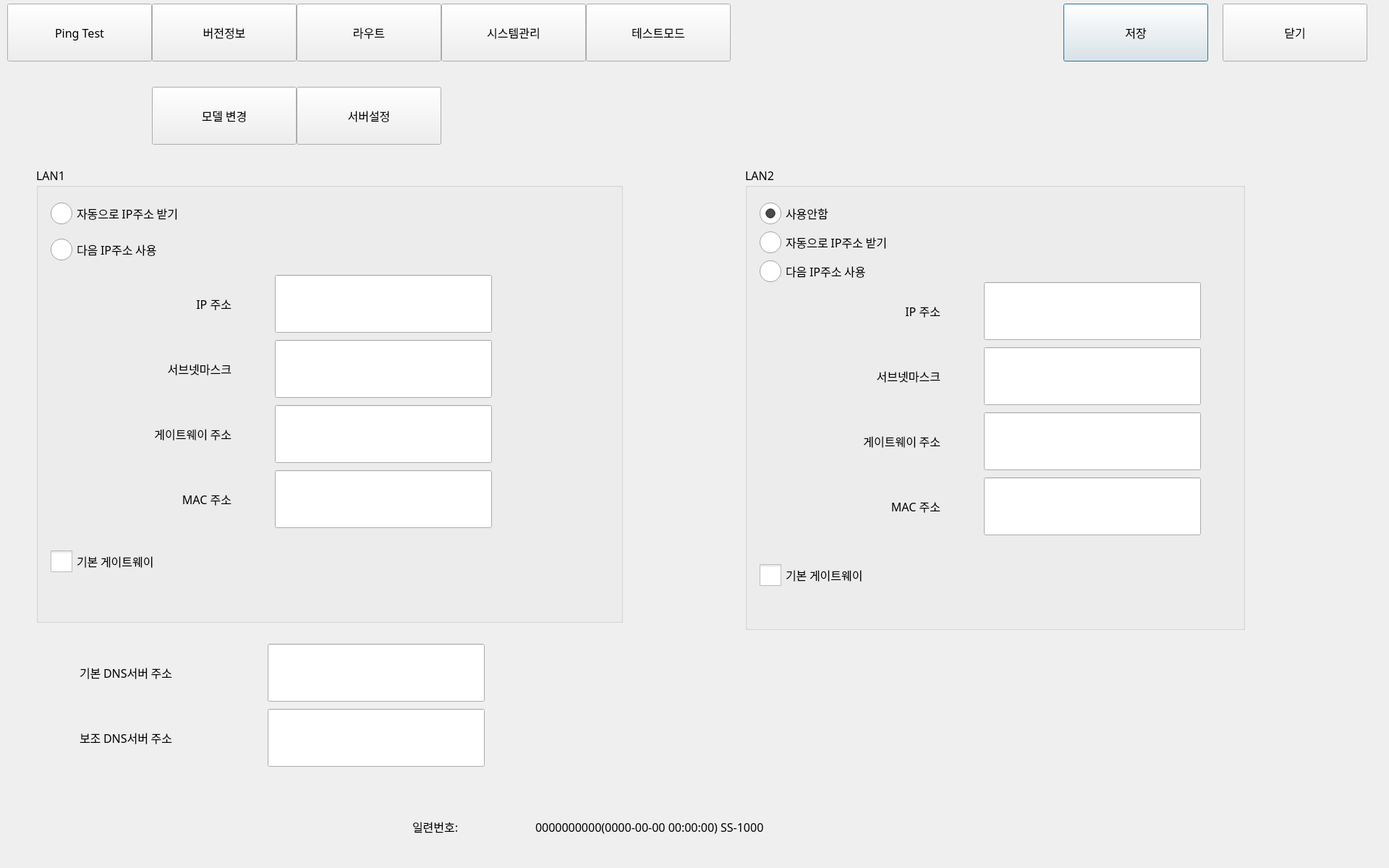
<?xml version="1.0" encoding="UTF-8"?>
<ui version="4.0">
 <class>CNetworkSetup</class>
 <widget class="QDialog" name="CNetworkSetup">
  <property name="geometry">
   <rect>
    <x>0</x>
    <y>0</y>
    <width>1920</width>
    <height>1200</height>
   </rect>
  </property>
  <property name="font">
   <font>
    <pointsize>12</pointsize>
   </font>
  </property>
  <property name="windowTitle">
   <string>Dialog</string>
  </property>
  <property name="styleSheet">
   <string notr="true">QCheckBox::indicator {
     width: 30px;
     height: 30px;
}

QCheckBox::indicator:checked
{
	image: url(:images/checkbox_checked.png);
}
QCheckBox::indicator:unchecked
{
	image: url(:images/checkbox_normal.png);
}

QRadioButton::indicator {
     width: 30px;
     height: 30px;
}

QRadioButton::indicator:checked
{
	image: url(:images/radiobutton_checked.png);
}
QRadioButton::indicator:unchecked
{
	image: url(:images/radiobutton_normal.png);
}
</string>
  </property>
  <widget class="QGroupBox" name="groupBox">
   <property name="geometry">
    <rect>
     <x>50</x>
     <y>230</y>
     <width>811</width>
     <height>631</height>
    </rect>
   </property>
   <property name="font">
    <font>
     <family>나눔고딕코딩</family>
     <pointsize>12</pointsize>
    </font>
   </property>
   <property name="title">
    <string>LAN1</string>
   </property>
   <widget class="QRadioButton" name="lan1Dhcp">
    <property name="geometry">
     <rect>
      <x>20</x>
      <y>40</y>
      <width>300</width>
      <height>50</height>
     </rect>
    </property>
    <property name="font">
     <font>
      <family>나눔고딕코딩</family>
      <pointsize>12</pointsize>
     </font>
    </property>
    <property name="text">
     <string>자동으로 IP주소 받기</string>
    </property>
    <attribute name="buttonGroup">
     <string notr="true">lan1ButtonGroup</string>
    </attribute>
   </widget>
   <widget class="QRadioButton" name="lan1Static">
    <property name="geometry">
     <rect>
      <x>20</x>
      <y>90</y>
      <width>300</width>
      <height>50</height>
     </rect>
    </property>
    <property name="font">
     <font>
      <family>나눔고딕코딩</family>
      <pointsize>12</pointsize>
     </font>
    </property>
    <property name="text">
     <string>다음 IP주소 사용</string>
    </property>
    <attribute name="buttonGroup">
     <string notr="true">lan1ButtonGroup</string>
    </attribute>
   </widget>
   <widget class="IpEdit" name="lan1IP">
    <property name="geometry">
     <rect>
      <x>330</x>
      <y>150</y>
      <width>300</width>
      <height>80</height>
     </rect>
    </property>
    <property name="font">
     <font>
      <family>나눔고딕코딩</family>
      <pointsize>14</pointsize>
     </font>
    </property>
    <property name="alignment">
     <set>Qt::AlignCenter</set>
    </property>
   </widget>
   <widget class="QLabel" name="label_3">
    <property name="geometry">
     <rect>
      <x>70</x>
      <y>150</y>
      <width>200</width>
      <height>80</height>
     </rect>
    </property>
    <property name="font">
     <font>
      <family>나눔고딕코딩</family>
      <pointsize>12</pointsize>
     </font>
    </property>
    <property name="text">
     <string>IP 주소</string>
    </property>
    <property name="alignment">
     <set>Qt::AlignRight|Qt::AlignTrailing|Qt::AlignVCenter</set>
    </property>
   </widget>
   <widget class="IpEdit" name="lan1Subnetmask">
    <property name="geometry">
     <rect>
      <x>330</x>
      <y>240</y>
      <width>300</width>
      <height>80</height>
     </rect>
    </property>
    <property name="font">
     <font>
      <family>나눔고딕코딩</family>
      <pointsize>14</pointsize>
     </font>
    </property>
    <property name="alignment">
     <set>Qt::AlignCenter</set>
    </property>
   </widget>
   <widget class="QLabel" name="label_4">
    <property name="geometry">
     <rect>
      <x>70</x>
      <y>240</y>
      <width>200</width>
      <height>80</height>
     </rect>
    </property>
    <property name="font">
     <font>
      <family>나눔고딕코딩</family>
      <pointsize>12</pointsize>
     </font>
    </property>
    <property name="text">
     <string>서브넷마스크</string>
    </property>
    <property name="alignment">
     <set>Qt::AlignRight|Qt::AlignTrailing|Qt::AlignVCenter</set>
    </property>
   </widget>
   <widget class="QLineEdit" name="lan1Mac">
    <property name="geometry">
     <rect>
      <x>330</x>
      <y>420</y>
      <width>300</width>
      <height>80</height>
     </rect>
    </property>
    <property name="font">
     <font>
      <family>나눔고딕코딩</family>
      <pointsize>14</pointsize>
     </font>
    </property>
    <property name="alignment">
     <set>Qt::AlignCenter</set>
    </property>
    <property name="readOnly">
     <bool>true</bool>
    </property>
   </widget>
   <widget class="QLabel" name="label_5">
    <property name="geometry">
     <rect>
      <x>70</x>
      <y>420</y>
      <width>200</width>
      <height>80</height>
     </rect>
    </property>
    <property name="font">
     <font>
      <family>나눔고딕코딩</family>
      <pointsize>12</pointsize>
     </font>
    </property>
    <property name="text">
     <string>MAC 주소</string>
    </property>
    <property name="alignment">
     <set>Qt::AlignRight|Qt::AlignTrailing|Qt::AlignVCenter</set>
    </property>
   </widget>
   <widget class="QLabel" name="label_6">
    <property name="geometry">
     <rect>
      <x>70</x>
      <y>330</y>
      <width>200</width>
      <height>80</height>
     </rect>
    </property>
    <property name="font">
     <font>
      <family>나눔고딕코딩</family>
      <pointsize>12</pointsize>
     </font>
    </property>
    <property name="text">
     <string>게이트웨이 주소</string>
    </property>
    <property name="alignment">
     <set>Qt::AlignRight|Qt::AlignTrailing|Qt::AlignVCenter</set>
    </property>
   </widget>
   <widget class="IpEdit" name="lan1Gateway">
    <property name="geometry">
     <rect>
      <x>330</x>
      <y>330</y>
      <width>300</width>
      <height>80</height>
     </rect>
    </property>
    <property name="font">
     <font>
      <family>나눔고딕코딩</family>
      <pointsize>14</pointsize>
     </font>
    </property>
    <property name="alignment">
     <set>Qt::AlignCenter</set>
    </property>
   </widget>
   <widget class="QCheckBox" name="lan1DefaultGateway">
    <property name="geometry">
     <rect>
      <x>20</x>
      <y>521</y>
      <width>201</width>
      <height>50</height>
     </rect>
    </property>
    <property name="font">
     <font>
      <family>나눔고딕코딩</family>
      <pointsize>12</pointsize>
     </font>
    </property>
    <property name="text">
     <string>기본 게이트웨이</string>
    </property>
   </widget>
  </widget>
  <widget class="QGroupBox" name="groupBox_2">
   <property name="geometry">
    <rect>
     <x>1030</x>
     <y>230</y>
     <width>691</width>
     <height>641</height>
    </rect>
   </property>
   <property name="font">
    <font>
     <family>나눔고딕코딩</family>
     <pointsize>12</pointsize>
    </font>
   </property>
   <property name="title">
    <string>LAN2</string>
   </property>
   <widget class="QRadioButton" name="lan2Dhcp">
    <property name="geometry">
     <rect>
      <x>20</x>
      <y>80</y>
      <width>300</width>
      <height>50</height>
     </rect>
    </property>
    <property name="font">
     <font>
      <family>나눔고딕코딩</family>
      <pointsize>12</pointsize>
     </font>
    </property>
    <property name="text">
     <string>자동으로 IP주소 받기</string>
    </property>
    <attribute name="buttonGroup">
     <string notr="true">lan2ButtonGroup</string>
    </attribute>
   </widget>
   <widget class="QRadioButton" name="lan2Static">
    <property name="geometry">
     <rect>
      <x>20</x>
      <y>120</y>
      <width>300</width>
      <height>50</height>
     </rect>
    </property>
    <property name="font">
     <font>
      <family>나눔고딕코딩</family>
      <pointsize>12</pointsize>
     </font>
    </property>
    <property name="text">
     <string>다음 IP주소 사용</string>
    </property>
    <attribute name="buttonGroup">
     <string notr="true">lan2ButtonGroup</string>
    </attribute>
   </widget>
   <widget class="IpEdit" name="lan2IP">
    <property name="geometry">
     <rect>
      <x>330</x>
      <y>160</y>
      <width>300</width>
      <height>80</height>
     </rect>
    </property>
    <property name="font">
     <font>
      <family>나눔고딕코딩</family>
      <pointsize>14</pointsize>
     </font>
    </property>
    <property name="alignment">
     <set>Qt::AlignCenter</set>
    </property>
   </widget>
   <widget class="QLabel" name="label_7">
    <property name="geometry">
     <rect>
      <x>70</x>
      <y>160</y>
      <width>200</width>
      <height>80</height>
     </rect>
    </property>
    <property name="font">
     <font>
      <family>나눔고딕코딩</family>
      <pointsize>12</pointsize>
     </font>
    </property>
    <property name="text">
     <string>IP 주소</string>
    </property>
    <property name="alignment">
     <set>Qt::AlignRight|Qt::AlignTrailing|Qt::AlignVCenter</set>
    </property>
   </widget>
   <widget class="IpEdit" name="lan2Subnetmask">
    <property name="geometry">
     <rect>
      <x>330</x>
      <y>250</y>
      <width>300</width>
      <height>80</height>
     </rect>
    </property>
    <property name="font">
     <font>
      <family>나눔고딕코딩</family>
      <pointsize>14</pointsize>
     </font>
    </property>
    <property name="alignment">
     <set>Qt::AlignCenter</set>
    </property>
   </widget>
   <widget class="QLabel" name="label_8">
    <property name="geometry">
     <rect>
      <x>70</x>
      <y>250</y>
      <width>200</width>
      <height>80</height>
     </rect>
    </property>
    <property name="font">
     <font>
      <family>나눔고딕코딩</family>
      <pointsize>12</pointsize>
     </font>
    </property>
    <property name="text">
     <string>서브넷마스크</string>
    </property>
    <property name="alignment">
     <set>Qt::AlignRight|Qt::AlignTrailing|Qt::AlignVCenter</set>
    </property>
   </widget>
   <widget class="QLineEdit" name="lan2Mac">
    <property name="geometry">
     <rect>
      <x>330</x>
      <y>430</y>
      <width>300</width>
      <height>80</height>
     </rect>
    </property>
    <property name="font">
     <font>
      <family>나눔고딕코딩</family>
      <pointsize>14</pointsize>
     </font>
    </property>
    <property name="alignment">
     <set>Qt::AlignCenter</set>
    </property>
    <property name="readOnly">
     <bool>true</bool>
    </property>
   </widget>
   <widget class="QLabel" name="label_9">
    <property name="geometry">
     <rect>
      <x>70</x>
      <y>430</y>
      <width>200</width>
      <height>80</height>
     </rect>
    </property>
    <property name="font">
     <font>
      <family>나눔고딕코딩</family>
      <pointsize>12</pointsize>
     </font>
    </property>
    <property name="text">
     <string>MAC 주소</string>
    </property>
    <property name="alignment">
     <set>Qt::AlignRight|Qt::AlignTrailing|Qt::AlignVCenter</set>
    </property>
   </widget>
   <widget class="QLabel" name="label_10">
    <property name="geometry">
     <rect>
      <x>70</x>
      <y>340</y>
      <width>200</width>
      <height>80</height>
     </rect>
    </property>
    <property name="font">
     <font>
      <family>나눔고딕코딩</family>
      <pointsize>12</pointsize>
     </font>
    </property>
    <property name="text">
     <string>게이트웨이 주소</string>
    </property>
    <property name="alignment">
     <set>Qt::AlignRight|Qt::AlignTrailing|Qt::AlignVCenter</set>
    </property>
   </widget>
   <widget class="IpEdit" name="lan2Gateway">
    <property name="geometry">
     <rect>
      <x>330</x>
      <y>340</y>
      <width>300</width>
      <height>80</height>
     </rect>
    </property>
    <property name="font">
     <font>
      <family>나눔고딕코딩</family>
      <pointsize>14</pointsize>
     </font>
    </property>
    <property name="alignment">
     <set>Qt::AlignCenter</set>
    </property>
   </widget>
   <widget class="QRadioButton" name="lan2NotUsed">
    <property name="geometry">
     <rect>
      <x>20</x>
      <y>40</y>
      <width>300</width>
      <height>50</height>
     </rect>
    </property>
    <property name="font">
     <font>
      <family>나눔고딕코딩</family>
      <pointsize>12</pointsize>
     </font>
    </property>
    <property name="text">
     <string>사용안함</string>
    </property>
    <property name="checked">
     <bool>true</bool>
    </property>
    <attribute name="buttonGroup">
     <string notr="true">lan2ButtonGroup</string>
    </attribute>
   </widget>
   <widget class="QCheckBox" name="lan2DefaultGateway">
    <property name="geometry">
     <rect>
      <x>20</x>
      <y>540</y>
      <width>211</width>
      <height>50</height>
     </rect>
    </property>
    <property name="font">
     <font>
      <family>나눔고딕코딩</family>
      <pointsize>12</pointsize>
     </font>
    </property>
    <property name="text">
     <string>기본 게이트웨이</string>
    </property>
   </widget>
  </widget>
  <widget class="QLabel" name="label_11">
   <property name="geometry">
    <rect>
     <x>110</x>
     <y>890</y>
     <width>200</width>
     <height>80</height>
    </rect>
   </property>
   <property name="font">
    <font>
     <family>나눔고딕코딩</family>
     <pointsize>12</pointsize>
    </font>
   </property>
   <property name="text">
    <string>기본 DNS서버 주소</string>
   </property>
  </widget>
  <widget class="IpEdit" name="dnsSecondary">
   <property name="geometry">
    <rect>
     <x>370</x>
     <y>980</y>
     <width>300</width>
     <height>80</height>
    </rect>
   </property>
   <property name="font">
    <font>
     <family>나눔고딕코딩</family>
     <pointsize>14</pointsize>
    </font>
   </property>
   <property name="alignment">
    <set>Qt::AlignCenter</set>
   </property>
  </widget>
  <widget class="IpEdit" name="dnsPrimary">
   <property name="geometry">
    <rect>
     <x>370</x>
     <y>890</y>
     <width>300</width>
     <height>80</height>
    </rect>
   </property>
   <property name="font">
    <font>
     <family>나눔고딕코딩</family>
     <pointsize>14</pointsize>
    </font>
   </property>
   <property name="alignment">
    <set>Qt::AlignCenter</set>
   </property>
  </widget>
  <widget class="QLabel" name="label_12">
   <property name="geometry">
    <rect>
     <x>110</x>
     <y>980</y>
     <width>200</width>
     <height>80</height>
    </rect>
   </property>
   <property name="font">
    <font>
     <family>나눔고딕코딩</family>
     <pointsize>12</pointsize>
    </font>
   </property>
   <property name="text">
    <string>보조 DNS서버 주소</string>
   </property>
  </widget>
  <widget class="QPushButton" name="ok">
   <property name="geometry">
    <rect>
     <x>1470</x>
     <y>5</y>
     <width>200</width>
     <height>80</height>
    </rect>
   </property>
   <property name="font">
    <font>
     <family>나눔고딕코딩</family>
     <pointsize>12</pointsize>
    </font>
   </property>
   <property name="text">
    <string>저장</string>
   </property>
  </widget>
  <widget class="QPushButton" name="cancel">
   <property name="geometry">
    <rect>
     <x>1690</x>
     <y>5</y>
     <width>200</width>
     <height>80</height>
    </rect>
   </property>
   <property name="font">
    <font>
     <family>나눔고딕코딩</family>
     <pointsize>12</pointsize>
    </font>
   </property>
   <property name="text">
    <string>닫기</string>
   </property>
  </widget>
  <widget class="QPushButton" name="sysMange">
   <property name="geometry">
    <rect>
     <x>610</x>
     <y>5</y>
     <width>200</width>
     <height>80</height>
    </rect>
   </property>
   <property name="font">
    <font>
     <family>나눔고딕코딩</family>
     <pointsize>12</pointsize>
    </font>
   </property>
   <property name="text">
    <string>시스템관리</string>
   </property>
  </widget>
  <widget class="QPushButton" name="testMode">
   <property name="geometry">
    <rect>
     <x>810</x>
     <y>5</y>
     <width>200</width>
     <height>80</height>
    </rect>
   </property>
   <property name="font">
    <font>
     <family>나눔고딕코딩</family>
     <pointsize>12</pointsize>
    </font>
   </property>
   <property name="text">
    <string>테스트모드</string>
   </property>
  </widget>
  <widget class="QPushButton" name="versionInfo">
   <property name="geometry">
    <rect>
     <x>210</x>
     <y>5</y>
     <width>200</width>
     <height>80</height>
    </rect>
   </property>
   <property name="font">
    <font>
     <family>나눔고딕코딩</family>
     <pointsize>12</pointsize>
    </font>
   </property>
   <property name="text">
    <string>버전정보</string>
   </property>
  </widget>
  <widget class="QLabel" name="serialNoLabel">
   <property name="geometry">
    <rect>
     <x>570</x>
     <y>1118</y>
     <width>160</width>
     <height>50</height>
    </rect>
   </property>
   <property name="font">
    <font>
     <family>나눔고딕코딩</family>
     <pointsize>12</pointsize>
    </font>
   </property>
   <property name="text">
    <string>일련번호:</string>
   </property>
  </widget>
  <widget class="QLabel" name="serialNo">
   <property name="geometry">
    <rect>
     <x>740</x>
     <y>1118</y>
     <width>971</width>
     <height>50</height>
    </rect>
   </property>
   <property name="font">
    <font>
     <family>나눔고딕코딩</family>
     <pointsize>12</pointsize>
    </font>
   </property>
   <property name="frameShape">
    <enum>QFrame::NoFrame</enum>
   </property>
   <property name="text">
    <string>0000000000(0000-00-00 00:00:00) SS-1000</string>
   </property>
  </widget>
  <widget class="QPushButton" name="btnRoute">
   <property name="geometry">
    <rect>
     <x>410</x>
     <y>5</y>
     <width>200</width>
     <height>80</height>
    </rect>
   </property>
   <property name="font">
    <font>
     <family>나눔고딕코딩</family>
     <pointsize>12</pointsize>
    </font>
   </property>
   <property name="text">
    <string>라우트</string>
   </property>
  </widget>
  <widget class="QPushButton" name="btnModel">
   <property name="geometry">
    <rect>
     <x>210</x>
     <y>120</y>
     <width>200</width>
     <height>80</height>
    </rect>
   </property>
   <property name="font">
    <font>
     <family>나눔고딕코딩</family>
     <pointsize>12</pointsize>
    </font>
   </property>
   <property name="text">
    <string>모델 변경</string>
   </property>
  </widget>
  <widget class="QPushButton" name="btnHasuSetup">
   <property name="geometry">
    <rect>
     <x>410</x>
     <y>120</y>
     <width>200</width>
     <height>80</height>
    </rect>
   </property>
   <property name="font">
    <font>
     <family>나눔고딕코딩</family>
     <pointsize>12</pointsize>
    </font>
   </property>
   <property name="text">
    <string>서버설정</string>
   </property>
  </widget>
  <widget class="QPushButton" name="btnPingTest">
   <property name="geometry">
    <rect>
     <x>10</x>
     <y>5</y>
     <width>200</width>
     <height>80</height>
    </rect>
   </property>
   <property name="font">
    <font>
     <family>나눔고딕코딩</family>
     <pointsize>12</pointsize>
    </font>
   </property>
   <property name="text">
    <string>Ping Test</string>
   </property>
  </widget>
 </widget>
 <customwidgets>
  <customwidget>
   <class>IpEdit</class>
   <extends>QLineEdit</extends>
   <header location="global">ipedit.h</header>
  </customwidget>
 </customwidgets>
 <resources/>
 <connections/>
 <buttongroups>
  <buttongroup name="lan1ButtonGroup"/>
  <buttongroup name="lan2ButtonGroup"/>
 </buttongroups>
</ui>
